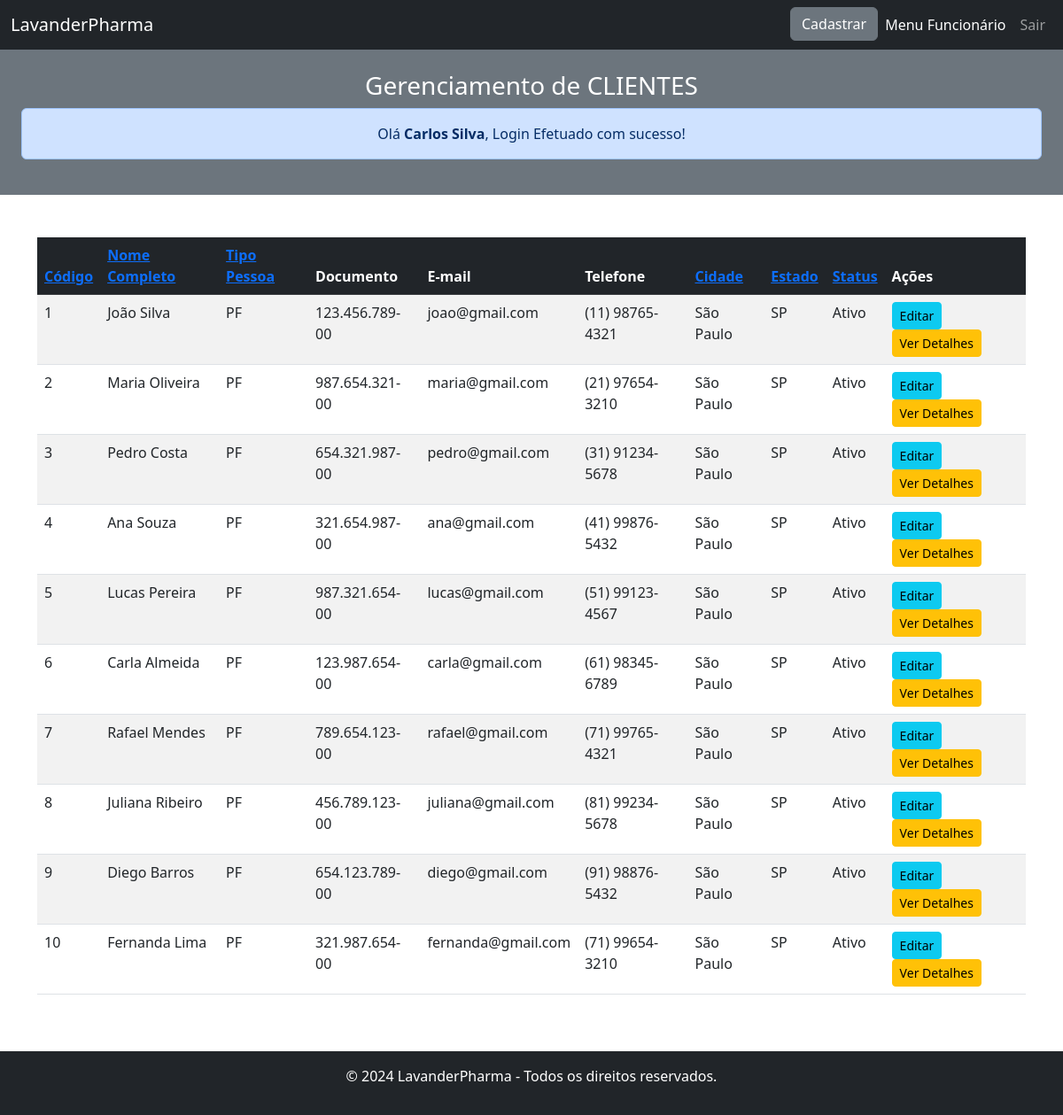
The page /sistema/Clientes/index.php (signed in) on the database its author committed.
### tables this page shows
CREATE TABLE IF NOT EXISTS `CLIENTES` (
    `ID_Cliente` INT AUTO_INCREMENT PRIMARY KEY NOT NULL,
    `Nome_Cliente` VARCHAR(255) DEFAULT NULL,
    `Tipo_Cliente` ENUM('PJ', 'PF') DEFAULT NULL,
    `Documento_Cliente` VARCHAR(18) DEFAULT NULL,
    `Tel_Cliente` VARCHAR(20) DEFAULT NULL,
    `Email_Cliente` VARCHAR(100) DEFAULT NULL,
    `Senha_Cliente` VARCHAR(100) DEFAULT NULL,
    `CEP` VARCHAR(10) DEFAULT NULL,
    `Endereco_Cliente` VARCHAR(255) DEFAULT NULL,
    `EndNumero_Cliente` VARCHAR(255) DEFAULT NULL,
    `Complemento_Cliente` VARCHAR(100) DEFAULT NULL,
    `Bairro_Cliente` VARCHAR(255) DEFAULT NULL,
    `Cidade_Cliente` VARCHAR(255) DEFAULT NULL,
    `Estado_Cliente` CHAR(2) DEFAULT NULL,
    `DataNasc_Cliente` DATE DEFAULT NULL,
    `Status_Cliente` ENUM('0', '1') DEFAULT NULL,
    `DataCadastro_Cliente` DATETIME DEFAULT NULL,
    `DataAlteracao_Cliente` DATETIME DEFAULT NULL,
    FOREIGN KEY (`CEP`) REFERENCES `CEPS` (`CEP`)
);

### sistema/Clientes/index.php (the view, shortened to what this page needs)
<?php
include '../../dev/Exec/conexao.php';
$order_by = "ID_Cliente";
$order_dir = "ASC";
$next_order_dir = $order_dir == "ASC" ? "DESC" : "ASC";
$sql = "SELECT * FROM CLIENTES";
$sql .= " ORDER BY $order_by $order_dir";
$result = $conn->query($sql);
?>
<!DOCTYPE html>
<html lang="pt-BR">
    <head>
        <link href="https://cdn.jsdelivr.net/npm/bootstrap@5.3.0/dist/css/bootstrap.min.css" rel="stylesheet">
    </head>
    <body>
        <nav class='navbar navbar-expand-lg navbar-dark bg-dark'>
            <div class='container-fluid'>
                <a class='navbar-brand' href='#'>LavanderPharma</a>
                <div class='collapse navbar-collapse' id='navbarNav'>
                    <ul class='navbar-nav ms-auto'>
                        <a href="cliente_cadastrar.php">
                            <button class="btn btn-secondary" type="button">Cadastrar</button>
                        </a>
                        <li class='nav-item'><a class='nav-link active' href='../../index2.php'>Menu Funcionário</a></li>
                        <li class='nav-item'><a class='nav-link' href="../../dev/Exec/sair.php">Sair</a></li>
                    </ul>
                </div>
            </div>
        </nav>
        <div class="container-fluid bg-secondary text-white text-center p-4">
            <h3>Gerenciamento de CLIENTES</h3>
            <?php
                if(isset($_SESSION["msg"]) && $_SESSION["msg"] != null){
                    echo $_SESSION["msg"];
                }
            ?>
        </div>
        <div class="container my-5">
            <table class="table table-striped table-hover">
                <thead class="table-dark">
                    <tr>
                        <th scope="col">
                            <a class="col" href="?order_by=ID_Cliente&order_dir=<?= $next_order_dir ?>">Código</a>
                        </th>
                        <th scope="col">
                            <a class="col" href="?order_by=Nome_Cliente&order_dir=<?= $next_order_dir ?>">Nome Completo</a>
                        </th>
                        <th scope="col">
                            <a class="col" href="?order_by=Tipo_Cliente&order_dir=<?= $next_order_dir ?>">Tipo Pessoa</a>
                        </th>
                        <th scope="col">Documento</th>
                        <th scope="col">E-mail</th>
                        <th scope="col">Telefone</th>
                        <th scope="col">
                            <a class="col" href="?order_by=Cidade_Cliente&order_dir=<?= $next_order_dir ?>">Cidade</a>
                        </th>
                        <th scope="col">
                            <a class="col" href="?order_by=Estado_Cliente&order_dir=<?= $next_order_dir ?>">Estado</a>
                        </th>
                        <th scope="col">
                            <a class="col" href="?order_by=Status_Cliente&order_dir=<?= $next_order_dir ?>">Status</a>
                        </th>
                        <th scope="col">Ações</th>
                    </tr>
                </thead>
                <tbody>
                    <?php
                    if ($result->num_rows > 0) {
                        while ($row = $result->fetch_assoc()) {
                            echo '<tr>';
                            echo '<td>' . $row["ID_Cliente"] . '</td>';
                            echo '<td>' . $row["Nome_Cliente"] . '</td>';
                            echo '<td>' . $row["Tipo_Cliente"] . '</td>';
                            echo '<td>' . $row["Documento_Cliente"] . '</td>';
                            echo '<td>' . $row["Email_Cliente"] . '</td>';
                            echo '<td>' . $row["Tel_Cliente"] . '</td>';
                            echo '<td>' . $row["Cidade_Cliente"] . '</td>';
                            echo '<td>' . $row["Estado_Cliente"] . '</td>';
                            echo '<td>' . ($row["Status_Cliente"] == '1' ? 'Ativo' : 'Inativo') . '</td>';
                            echo '<td>
                                    <a href="cliente_editar.php?codigo=' . $row["ID_Cliente"] . '" class="btn btn-info btn-sm">Editar</a>
                                    <a href="cliente_detalhes.php?codigo=' . $row["ID_Cliente"] . '" class="btn btn-warning btn-sm">Ver Detalhes</a>
                                </td>';
                            echo '</tr>';
                        }
                    } else {
                        echo '<tr><td colspan="10" class="text-center">Nenhum cliente encontrado.</td></tr>';
                    }
                    ?>
                </tbody>
            </table>
        </div>
        <footer class="bg-light text-center text-lg-start">
            <div class="text-center p-3 bg-dark text-white">
                <p>© 2024 LavanderPharma - Todos os direitos reservados.</p>
            </div>
        </footer>
    </body>
</html>

### sistema/Clientes/index.php (style rules this page uses)
body { display: flex; flex-direction: column; min-height: 100vh; }
footer { bottom: 0; width: 100%; background-color: #f8f9fa; }

### rows shown on the page
clientes: ID_Cliente "1", Nome_Cliente "João Silva", Tipo_Cliente "PF", Documento_Cliente "123.456.789-00", Email_Cliente "joao@gmail.com", Tel_Cliente "(11) 98765-4321", Cidade_Cliente "São Paulo", Estado_Cliente "SP", Status_Cliente "Ativo"
clientes: ID_Cliente "2", Nome_Cliente "Maria Oliveira", Tipo_Cliente "PF", Documento_Cliente "987.654.321-00", Email_Cliente "maria@gmail.com", Tel_Cliente "(21) 97654-3210", Cidade_Cliente "São Paulo", Estado_Cliente "SP", Status_Cliente "Ativo"
clientes: ID_Cliente "3", Nome_Cliente "Pedro Costa", Tipo_Cliente "PF", Documento_Cliente "654.321.987-00", Email_Cliente "pedro@gmail.com", Tel_Cliente "(31) 91234-5678", Cidade_Cliente "São Paulo", Estado_Cliente "SP", Status_Cliente "Ativo"
clientes: ID_Cliente "4", Nome_Cliente "Ana Souza", Tipo_Cliente "PF", Documento_Cliente "321.654.987-00", Email_Cliente "ana@gmail.com", Tel_Cliente "(41) 99876-5432", Cidade_Cliente "São Paulo", Estado_Cliente "SP", Status_Cliente "Ativo"
clientes: ID_Cliente "5", Nome_Cliente "Lucas Pereira", Tipo_Cliente "PF", Documento_Cliente "987.321.654-00", Email_Cliente "lucas@gmail.com", Tel_Cliente "(51) 99123-4567", Cidade_Cliente "São Paulo", Estado_Cliente "SP", Status_Cliente "Ativo"
clientes: ID_Cliente "6", Nome_Cliente "Carla Almeida", Tipo_Cliente "PF", Documento_Cliente "123.987.654-00", Email_Cliente "carla@gmail.com", Tel_Cliente "(61) 98345-6789", Cidade_Cliente "São Paulo", Estado_Cliente "SP", Status_Cliente "Ativo"
clientes: ID_Cliente "7", Nome_Cliente "Rafael Mendes", Tipo_Cliente "PF", Documento_Cliente "789.654.123-00", Email_Cliente "rafael@gmail.com", Tel_Cliente "(71) 99765-4321", Cidade_Cliente "São Paulo", Estado_Cliente "SP", Status_Cliente "Ativo"
clientes: ID_Cliente "8", Nome_Cliente "Juliana Ribeiro", Tipo_Cliente "PF", Documento_Cliente "456.789.123-00", Email_Cliente "juliana@gmail.com", Tel_Cliente "(81) 99234-5678", Cidade_Cliente "São Paulo", Estado_Cliente "SP", Status_Cliente "Ativo"
clientes: ID_Cliente "9", Nome_Cliente "Diego Barros", Tipo_Cliente "PF", Documento_Cliente "654.123.789-00", Email_Cliente "diego@gmail.com", Tel_Cliente "(91) 98876-5432", Cidade_Cliente "São Paulo", Estado_Cliente "SP", Status_Cliente "Ativo"
clientes: ID_Cliente "10", Nome_Cliente "Fernanda Lima", Tipo_Cliente "PF", Documento_Cliente "321.987.654-00", Email_Cliente "fernanda@gmail.com", Tel_Cliente "(71) 99654-3210", Cidade_Cliente "São Paulo", Estado_Cliente "SP", Status_Cliente "Ativo"

### other values the page prints
$_SESSION["msg"] "Olá Carlos Silva , Login Efetuado com sucesso!"
